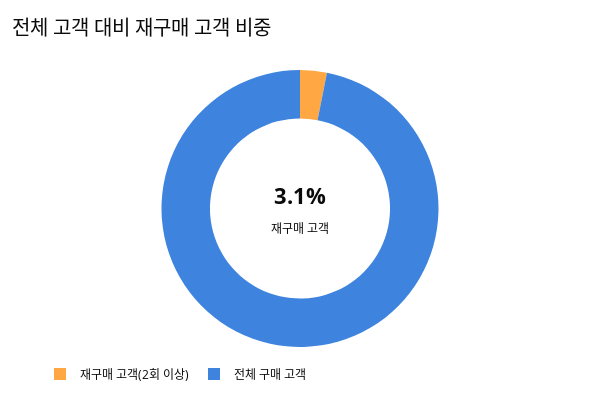

Notebook source saved alongside this figure:
### Code cell
#재구매 구매 고객 비율

# Color Palette (동일)
C_BLACK  = "#0B0B0B"
C_BLUE   = "#3E84DF"
C_ORANGE = "#FFA742"

# 전체 고객 vs 재구매 고객(=2회 이상)
total_customers = int((purchase_cnt["purchase_count"] >= 1).sum())
repeat_2plus = int((purchase_cnt["purchase_count"] >= 2).sum())

rate = repeat_2plus / total_customers if total_customers > 0 else 0
rate_pct = rate * 100

labels = ["재구매 고객(2회 이상)", "전체 구매 고객"]
values = [repeat_2plus, total_customers - repeat_2plus]

# Pie (도넛 추천: 발표용)
fig = go.Figure(
    data=[
        go.Pie(
            labels=labels,
            values=values,
            hole=0.65,
            textinfo="none",
            marker=dict(colors=[C_ORANGE, C_BLUE]),
            sort=False
        )
    ]
)

# 가운데 3% 크게 표시
fig.add_annotation(
    text=f"<b>{rate_pct:.1f}%</b><br><span style='font-size:12px'>재구매 고객</span>",
    x=0.5, y=0.5,
    showarrow=False,
    font=dict(color=C_BLACK, size=22)
)

fig.update_layout(
    title=dict(
        text="전체 고객 대비 재구매 고객 비중",
        x=0.02,
        font=dict(size=20, color=C_BLACK)
    ),
    plot_bgcolor="white",
    paper_bgcolor="white",
    font=dict(color=C_BLACK),
    margin=dict(l=40, r=40, t=70, b=40),
    legend=dict(
        orientation="h",
        yanchor="bottom",
        y=-0.15,
        xanchor="left",
        x=0
    )
)

fig.update_layout(
    autosize=False,
    width=600,
    height=400
)

fig.show()

print(f"전체 구매 고객: {total_customers:,}")
print(f"재구매 고객(2회 이상): {repeat_2plus:,}")
print(f"비중: {rate_pct:.2f}%")

### Figure 1 — Plotly figure (JSON) as saved in the notebook; plotly's stock layout.template omitted (floating-point values rounded to 4 significant figures)
{"data": [{"hole": 0.65, "labels": ["재구매 고객(2회 이상)", "전체 구매 고객"], "marker": {"colors": ["#FFA742", "#3E84DF"]}, "sort": false, "textinfo": "none", "type": "pie", "values": [2997, 93099]}], "layout": {"annotations": [{"font": {"color": "#0B0B0B", "size": 22}, "showarrow": false, "text": "<b>3.1%</b><br><span style='font-size:12px'>재구매 고객</span>", "x": 0.5, "y": 0.5}], "autosize": false, "font": {"color": "#0B0B0B"}, "height": 400, "legend": {"orientation": "h", "x": 0, "xanchor": "left", "y": -0.15, "yanchor": "bottom"}, "margin": {"b": 40, "l": 40, "r": 40, "t": 70}, "paper_bgcolor": "white", "plot_bgcolor": "white", "title": {"font": {"color": "#0B0B0B", "size": 20}, "text": "전체 고객 대비 재구매 고객 비중", "x": 0.02}, "width": 600}}
